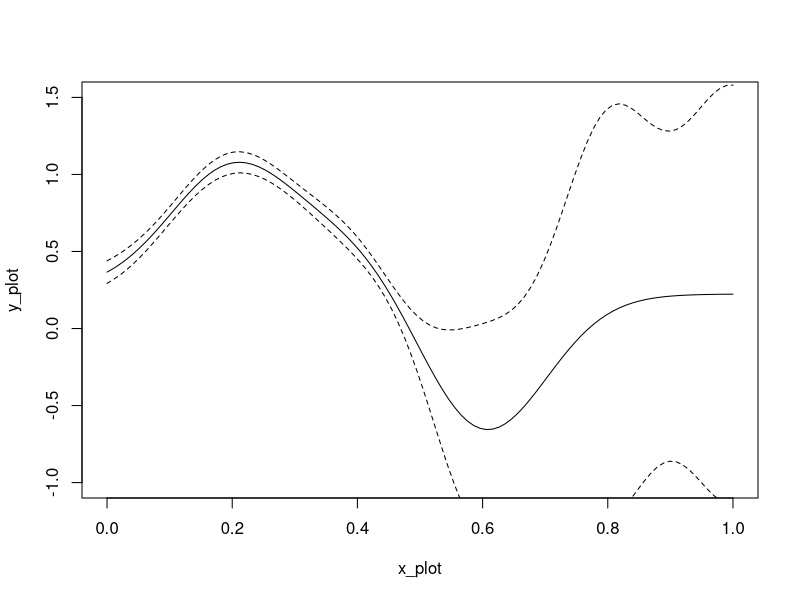
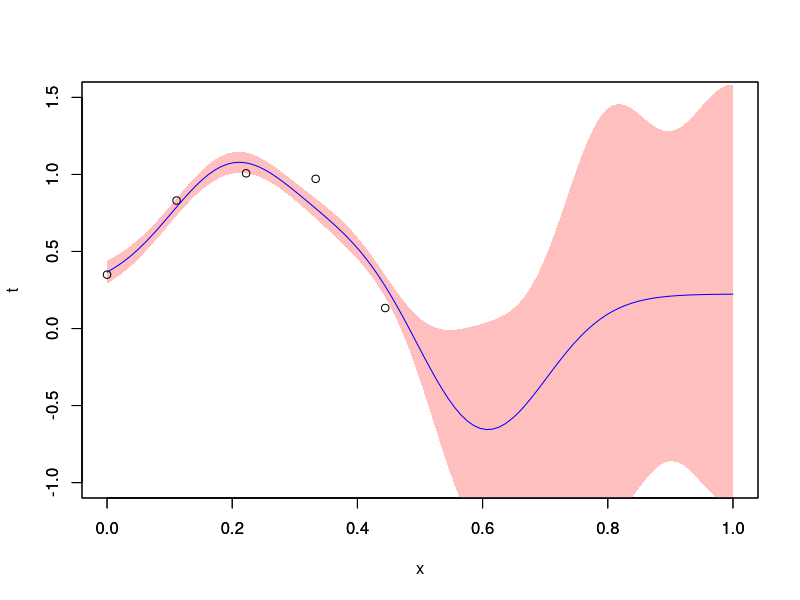
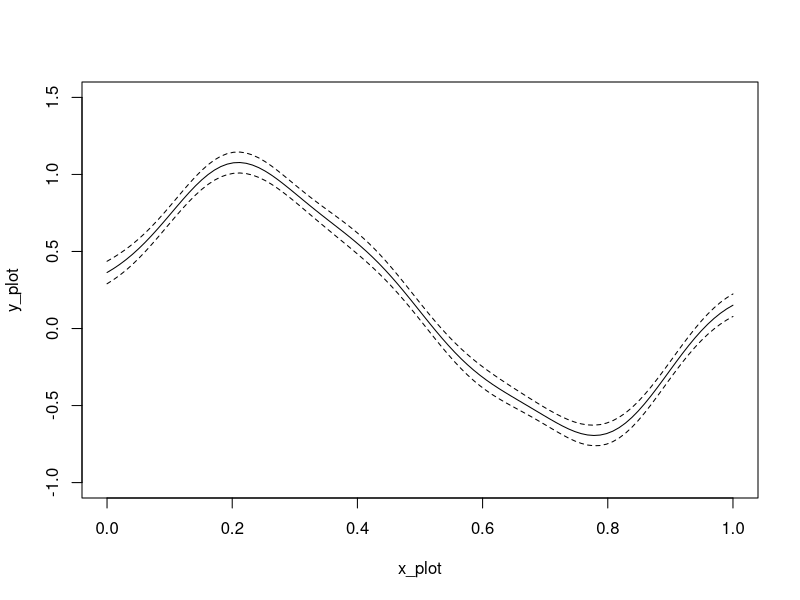
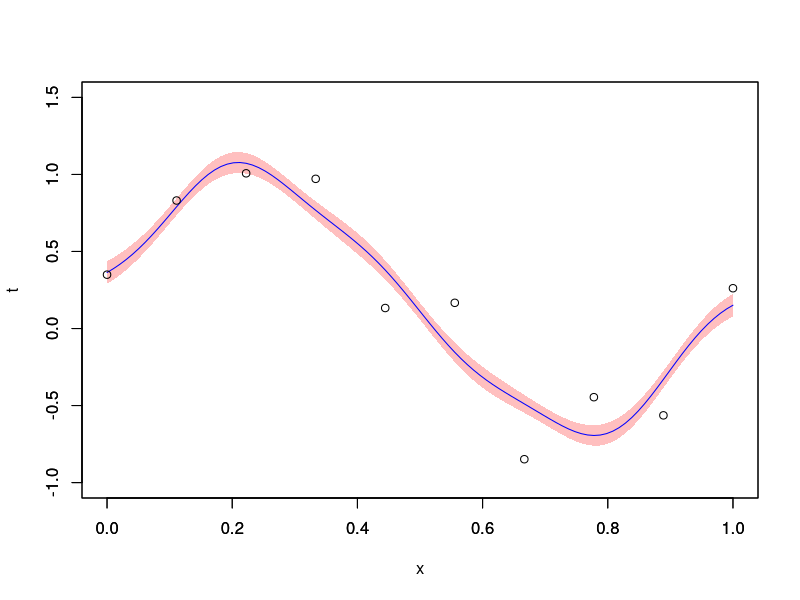

Source code (R) for these figures, in order:
# データの読み込み
data <- matrix(scan("curvefitting.txt"), ncol = 2, byrow = TRUE)

# パラメータ設定
mu <- c(0.0, 0.2, 0.4, 0.6, 0.8, 1.0)
alpha <- 1
beta <- 25

# 基底関数の設定
basis.gauss <- function(x, mu, sig){
  fv <- sapply(x, function(xx) exp(-0.5*(xx-mu)^2/sig^2))
  return(cbind(1, matrix(fv, ncol=length(mu), byrow=TRUE)))
}

# 網掛けグラフの表示
plot.mean.sd <- function(x, mean, sd, ylim = range(c(mean + sd, mean - sd))) {
  plot(NULL, xlim = range(x), ylim = ylim, xlab = "", ylab = "")
  polygon(c(x, rev(x)), c(mean + sd, rev(mean - sd)), col = rgb(1, 0.75, 0.75), border = NA)
  lines(x, mean, type = "l", col = "blue")
}

# 5点まで観測された時の予測分布
x <- data[1:5,1]
t <- data[1:5,2]
phi <- basis.gauss(x, mu, 0.1)

S_N <- solve(alpha*diag(7)+beta*(t(phi)%*%phi))
m_N <- beta*(S_N%*%t(phi)%*%t)

x_plot <- seq(0, 1, len=100)
phi <- basis.gauss(x_plot, mu, 0.1)
y_plot <- t(m_N)%*%t(phi)
plot(x_plot, y_plot, type = "l", ylim = c(-1.0, 1.5))

sd <- 1/beta+phi%*%S_N%*%t(phi)
lines(x_plot, y_plot + diag(sd), lty = 2)
lines(x_plot, y_plot - diag(sd), lty = 2)
plot.mean.sd(x_plot, y_plot, diag(sd), ylim = c(-1.0, 1.5))
par(new=T)
plot(x,t,xlim=c(0,1),ylim = c(-1.0, 1.5))

# 10点まで観測された時の予測分布
x <- data[1:10,1]
t <- data[1:10,2]
phi <- basis.gauss(x, mu, 0.1)

S_N <- solve(diag(7)+beta*(t(phi)%*%phi))
m_N <- beta*(S_N%*%t(phi)%*%t)

phi <- basis.gauss(x_plot, mu, 0.1)
x_plot <- seq(0, 1, len=100)
y_plot <- t(m_N)%*%t(phi)
plot(x_plot, y_plot, type = "l", ylim = c(-1.0, 1.5))

sd <- 1/beta+phi%*%S_N%*%t(phi)
lines(x_plot, y_plot + diag(sd), lty = 2)
lines(x_plot, y_plot - diag(sd), lty = 2)
plot.mean.sd(x_plot, y_plot, diag(sd), ylim = c(-1.0, 1.5))
par(new=T)
plot(x,t,xlim=c(0,1),ylim = c(-1.0, 1.5))